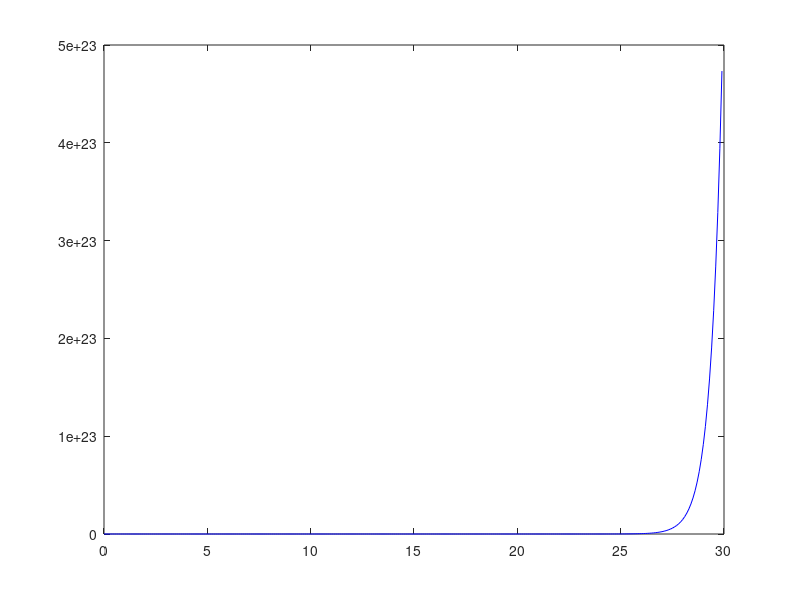

Here is the MATLAB script that generated this plot:
function codigoGuiaEstudioEuler

t0=0; u0=2;
dt=0.1;
N_dt=300;

t= zeros(1,N_dt);
u = zeros(1,N_dt);

k1 = zeros(1,N_dt);


t(1)=t0;
u(1)=u0;

for i=1:N_dt-1

  k1(i) = dt*(2*u(i)-2*t(i)-1 );
  k1(i+1)=k1(i);

  %actualizamos
  u(i+1)= u(i)+k1(i);
  t(i+1)= dt+t(i);

end

disp("Si llego acá, anduvo")
figure(1)
plot(t,u(1,:),'b')
endfunction


